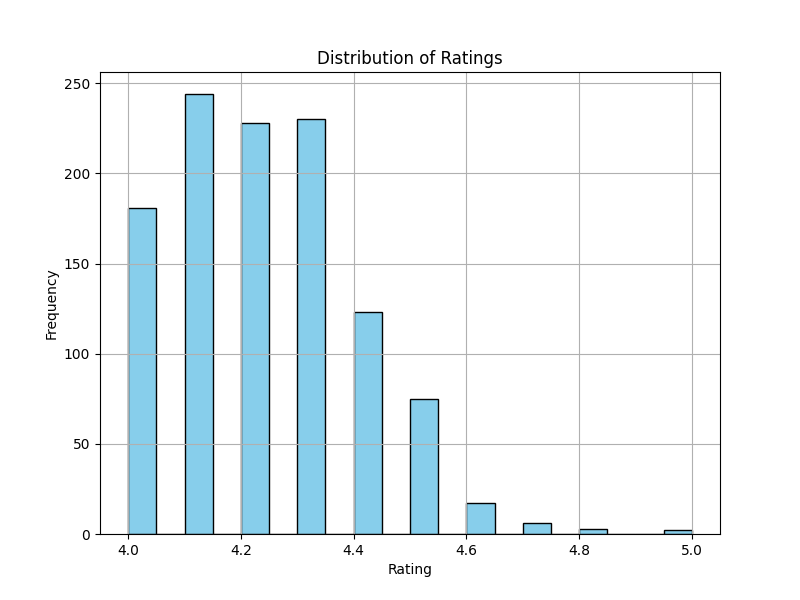

The script that saved this image:
import pandas as pd
import matplotlib.pyplot as plt


data = pd.read_csv('res_dpre.csv')

# Create the visualization
plt.figure(figsize=(8, 6))
plt.hist(data['rating'], bins=20, color='skyblue', edgecolor='black')
plt.xlabel('Rating')
plt.ylabel('Frequency')
plt.title('Distribution of Ratings')
plt.grid(True)

# Save the visualization as vis.png
plt.savefig('vis.png')
